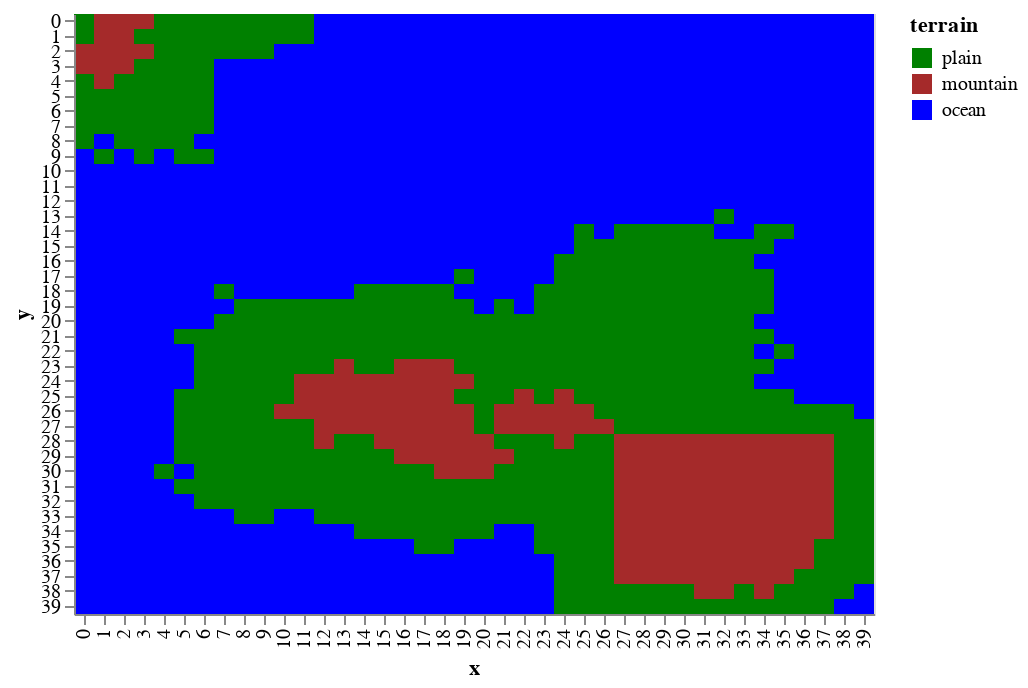

This figure's notebook cell:
### Code cell
draw.drawTerrainTypes(geo_world.grid_elevation, geo_world.landscape)

### Figure 1 — Vega-Lite specification as saved in the notebook (floating-point values rounded to 4 significant figures; data arrays with more than 128 entries replaced by an {"elided": "..."} marker saying what was removed)
{"$schema": "https://vega.github.io/schema/vega-lite/v2.6.0.json", "config": {"view": {"height": 300, "width": 400}}, "data": {"name": "data-9ea74d1e7e7071d065066d954ba5f6bb"}, "datasets": {"data-9ea74d1e7e7071d065066d954ba5f6bb": {"elided": "1600 records"}}, "encoding": {"color": {"field": "terrain", "scale": {"domain": ["plain", "mountain", "ocean"], "range": ["green", "brown", "blue"]}, "type": "nominal"}, "x": {"field": "x", "type": "ordinal"}, "y": {"field": "y", "type": "ordinal"}}, "mark": "rect"}
